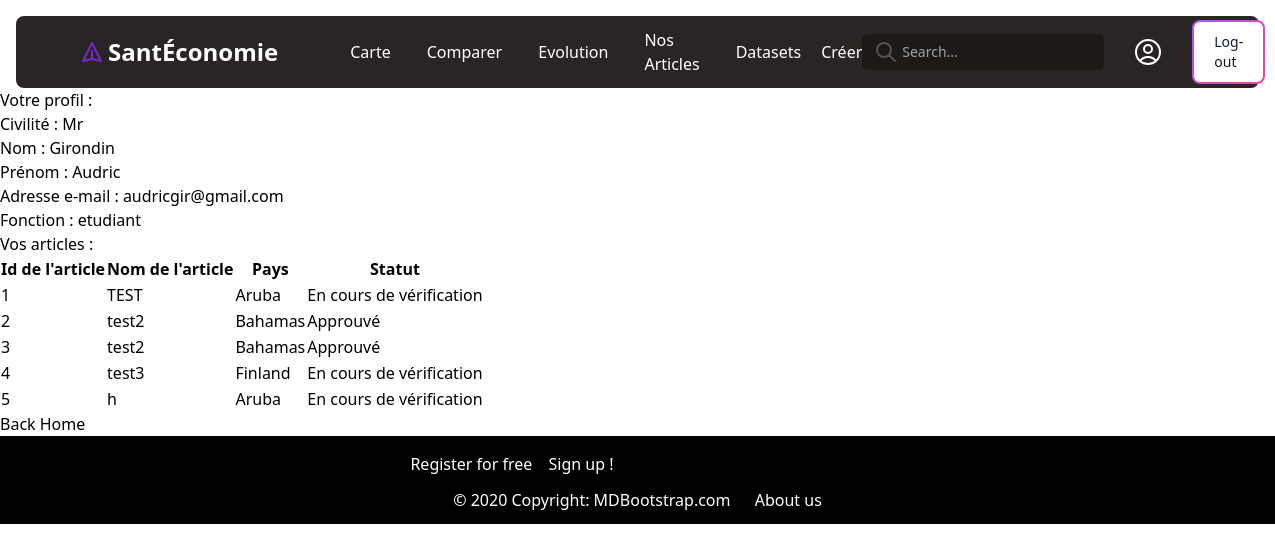
Screenshot of /profil.php (signed in) with the database file from the repository.
### tables this page shows
CREATE TABLE IF NOT EXISTS `sourcer` (
  `id_article` int(255) NOT NULL AUTO_INCREMENT,
  `id_users` int(255) NOT NULL,
  `auteur` varchar(100) NOT NULL,
  `Pays` varchar(100) NOT NULL,
  `Titre` varchar(100) NOT NULL,
  `article` text NOT NULL,
  `approuve` tinyint(1) NOT NULL,
  PRIMARY KEY (`id_article`),
  KEY `id_users` (`id_users`)
);

### profil.php (the view, shortened to what this page needs)
<!DOCTYPE html>
<html lang="fr">
<head>
   <link rel="stylesheet" type="text/css" href="site.css" />
   <script src="https://cdn.tailwindcss.com"></script>
</head>
<body>
   <nav class="bg-stone-800 text-white px-6 rounded-lg mt-4 mx-4">
      <div class="flex items-center justify-between">
         <div class="flex space-x-4">
            <div class="mx-8">
               <a href=" index.php" class="flex items-center py-5 px-2  hover:text-stone-400">
                  <svg class="h-6 w-6 mr-1 text-purple-700" xmlns="http://www.w3.org/2000/svg" fill="none"
                     viewBox="0 0 24 24" stroke="currentColor">
                     <path stroke-linecap="round" stroke-linejoin="round" stroke-width="2"
                        d="M12 19l9 2-9-18-9 18 9-2zm0 0v-8" />
                  </svg>
                  <span class="text-2xl font-bold">SantÉconomie</span>
               </a>
            </div>
            <div class="hidden md:flex items-center space-x-1">
               <a href="testmap.php" class="px-4 py-2">Carte</a>
               <a href="comparaison2.php" class="px-4 py-2">Comparer</a>
               <a href="evolutiontest.php" class="px-4 py-2">Evolution</a>
               <a href="nos-article.php" class="px-4 py-2">Nos Articles</a>
               <a href="datasets.php" class="px-4 py-2">Datasets</a>
               <?php
               if (!isset($_SESSION['client'])) {
               } else {
                  echo '<a href="create.php" class="mx-2">Créer</a>';
               } ?>
            </div>
         </div>
         <div class="hidden md:flex items-center space-x-1">
            <form method="GET" action="recherche.php">
               <div class="relative text-stone-600 focus-within:text-stone-400">
                  <span class="absolute inset-y-0 left-0 flex items-center pl-2">
                     <button type="submit" class="p-1 focus:outline-none focus:shadow-outline">
                        <svg fill="none" stroke="currentColor" stroke-linecap="round" stroke-linejoin="round"
                           stroke-width="2" viewBox="0 0 24 24" class="w-6 h-6">
                           <path d="M21 21l-6-6m2-5a7 7 0 11-14 0 7 7 0 0114 0z"></path>
                        </svg>
                     </button>
                  </span>
                  <input type="search" name="q"
                     class="py-2 text-sm text-white bg-stone-900 rounded-md pl-10 focus:outline-none focus:bg-stone-700 focus:text-white"
                     placeholder="Search..." autocomplete="off">
               </div>
            </form>
            <?php
            if (!isset($_SESSION['client'])) {
               echo '
               <a href="sign-in.php" class="flex items-center py-5 px-4">Sign-in
               <svg class="h-6 w-6 ml-2" xmlns="http://www.w3.org/2000/svg" fill="none" viewBox="0 0 24 24"
                  stroke-width="1.5" stroke="currentColor" class="w-6 h-6">
                  <path stroke-linecap="round" stroke-linejoin="round"
                     d="M17.982 18.725A7.488 7.488 0 0012 15.75a7.488 7.488 0 00-5.982 2.975m11.963 0a9 9 0 10-11.963 0m11.963 0A8.966 8.966 0 0112 21a8.966 8.966 0 01-5.982-2.275M15 9.75a3 3 0 11-6 0 3 3 0 016 0z" />
               </svg>
               </a>
               <a href="sign-up.php"
               class="relative inline-flex items-center justify-center p-0.5 mr-2 overflow-hidden text-sm font-medium text-gray-900 rounded-lg group bg-gradient-to-br from-purple-500 to-pink-500 group-hover:from-purple-500 group-hover:to-pink-500 hover:text-white dark:text-white focus:ring-4 focus:outline-none focus:ring-purple-200 dark:focus:ring-purple-800">
               <span
                  class="relative px-5 py-2.5 transition-all ease-in duration-75 bg-white dark:bg-gray-900 rounded-md group-hover:bg-opacity-0">
                  Sign-up
               </span>
            </a>';
            } else {
               echo '<a href="profil.php" class="mx-4"><svg class="h-8 w-8 mx-6" xmlns="http://www.w3.org/2000/svg" fill="none" viewBox="0 0 24 24"
                  stroke-width="1.5" stroke="currentColor" class="w-6 h-6">
                  <path stroke-linecap="round" stroke-linejoin="round"
                     d="M17.982 18.725A7.488 7.488 0 0012 15.75a7.488 7.488 0 00-5.982 2.975m11.963 0a9 9 0 10-11.963 0m11.963 0A8.966 8.966 0 0112 21a8.966 8.966 0 01-5.982-2.275M15 9.75a3 3 0 11-6 0 3 3 0 016 0z" />
               </svg></a>';
               echo '<a href="deconnexion.php" class="relative inline-flex items-center justify-center p-0.5 mr-2 overflow-hidden text-sm font-medium text-gray-900 rounded-lg group bg-gradient-to-br from-purple-500 to-pink-500 group-hover:from-purple-500 group-hover:to-pink-500 hover:text-white dark:text-white focus:ring-4 focus:outline-none focus:ring-purple-200 dark:focus:ring-purple-800">
               <span
                  class="relative px-5 py-2.5 transition-all ease-in duration-75 bg-white dark:bg-gray-900 rounded-md group-hover:bg-opacity-0">
                  Log-out
               </span></a>';
            }
            ?>
         </div>
      </div>
   </nav>
   <h3>Votre profil :</h3>
   <?php
   if (!isset($_SESSION['client'])) {
      echo "<p>Veuillez vous connecter</p>";
   } else {
      echo "<p>Civilité : " . $_SESSION['client']['genre'] . "</p>";
      echo "<p>Nom : " . $_SESSION['client']['Nom'] . "</p>";
      echo "<p>Prénom : " . $_SESSION['client']['Prenom'] . "</p>";
      echo "<p>Adresse e-mail : " . $_SESSION['client']['mail'] . "</p>";
      echo "<p> Fonction : " . $_SESSION['client']['fonction'] . "</p>";
      echo "<h3>Vos articles :</h3>";
      $bdd = getBD();
      $client_id = $_SESSION['client']['id_users'];
      $hist = $bdd->query("SELECT  `sourcer`.`id_article`, `sourcer`.`Titre`,`sourcer`.`Pays`,`sourcer`.`approuve` FROM `sourcer` JOIN `users`  on  `sourcer`.`id_users` = `users`.`id_users`WHERE `users`.`id_users`=$client_id");
      if ($hist->rowCount()==0){
         echo "<p>Vous n'avez pas encore créer d'article pour le moment.</p>";
      }
      else{
         echo '<table>
                  <thead>
                  <tr>
                     <th>Id de l\'article</th>
                     <th>Nom de l\'article</th>
                     <th>Pays</th>
                     <th>Statut</th>
                  </tr>
                  </thead>
                  <tbody>';
         while ($h = $hist->fetch()){
               echo '<tr>
                  <td>'.$h['id_article'].'</td>
                  <td>'.$h['Titre'].'</td>
                  <td>'.$h['Pays'].'</td>';
                  if ($h['approuve']== 0){
                     echo' <td>'."En cours de vérification".'</td>';
                  }
                  elseif ($h['approuve']==1){
                     echo' <td>'."Approuvé".'</td>';
                  }
         }
         echo '</tbody>
                  </table>';
      }
   }
   ?>
   <a href="index.php" class="btn btn-secondary">Back Home</a>
</body>
</html>
<section class="">
   <footer class="text-center text-white" style="background-color: black;">
      <div class="container p-4 pb-0">
         <section class="">
            <p class="d-flex justify-content-center align-items-center">
               <span class="me-3" style="color:white;">Register for free</span>
               <a href="sign-up.php" class="btn btn-light">Sign up !</a>
            </p>
         </section>
      </div>
      <div class="text-center p-3" style="background-color: black;">
         © 2020 Copyright:
         <a class="text-white" href="https://mdbootstrap.com/">MDBootstrap.com</a>
         <a href="contact.php" class="btn btn-light" style="margin-left:20px;">About us</a>
      </div>
   </footer>
</section>

### site.css (style rules this page uses)
html { line-height: 1.5; -webkit-text-size-adjust: 100%; -moz-tab-size: 4; -o-tab-size: 4; tab-size: 4; font-family: ui-sans-serif, system-ui, -apple-system, BlinkMacSystemFont, "Segoe UI", Roboto, "Helvetica Neue", Arial, "Noto Sans", sans-serif, "Apple Color Emoji", "Segoe UI Emoji", "Segoe UI Symbol", "Noto Color Emoji"; font-feature-settings: normal; }
body { margin: 0; line-height: inherit; }
h1, h2, h3, h4, h5, h6 { font-size: inherit; font-weight: inherit; }
a { color: inherit; text-decoration: inherit; }
table { text-indent: 0; border-color: inherit; border-collapse: collapse; }
button, input, optgroup, select, textarea { font-family: inherit; font-size: 100%; font-weight: inherit; line-height: inherit; color: inherit; margin: 0; padding: 0; }
button, select { text-transform: none; }
button, [type='button'], [type='reset'], [type='submit'] { -webkit-appearance: button; background-color: transparent; background-image: none; }
[type='search'] { -webkit-appearance: textfield; outline-offset: -2px; }
blockquote, dl, dd, h1, h2, h3, h4, h5, h6, hr, figure, p, pre { margin: 0; }
input::placeholder, textarea::placeholder { opacity: 1; color: #9ca3af; }
button, [role="button"] { cursor: pointer; }
img, svg, video, canvas, audio, iframe, embed, object { display: block; vertical-align: middle; }
.container { width: 100%; }
@media (min-width: 640px) { .container { max-width: 640px; } }
@media (min-width: 768px) { .container { max-width: 768px; } }
@media (min-width: 1024px) { .container { max-width: 1024px; } }
.absolute { position: absolute; }
.relative { position: relative; }
.mx-2 { margin-left: 0.5rem; margin-right: 0.5rem; }
.mx-4 { margin-left: 1rem; margin-right: 1rem; }
.mt-4 { margin-top: 1rem; }
.flex { display: flex; }
.hidden { display: none; }
.items-center { align-items: center; }
.justify-center { justify-content: center; }
.justify-between { justify-content: space-between; }
.rounded-lg { border-radius: 0.5rem; }
.rounded-md { border-radius: 0.375rem; }
.bg-white { --tw-bg-opacity: 1; background-color: rgb(255 255 255 / var(--tw-bg-opacity)); }
.p-1 { padding: 0.25rem; }
.p-3 { padding: 0.75rem; }
.p-4 { padding: 1rem; }
.px-4 { padding-left: 1rem; padding-right: 1rem; }
.px-6 { padding-left: 1.5rem; padding-right: 1.5rem; }
.py-2 { padding-top: 0.5rem; padding-bottom: 0.5rem; }
.pb-0 { padding-bottom: 0px; }
.text-center { text-align: center; }
.text-2xl { font-size: 1.5rem; line-height: 2rem; }
.font-bold { font-weight: 700; }
.text-gray-900 { --tw-text-opacity: 1; color: rgb(17 24 39 / var(--tw-text-opacity)); }
.text-white { --tw-text-opacity: 1; color: rgb(255 255 255 / var(--tw-text-opacity)); }
@media (min-width: 768px) { .md\:flex { display: flex; } }

### rows the page displays
sourcer: id_article "1", Titre "TEST", Pays "Aruba", approuve "En cours de vérification"
sourcer: id_article "2", Titre "test2", Pays "Bahamas", approuve "Approuvé"
sourcer: id_article "3", Titre "test2", Pays "Bahamas", approuve "Approuvé"
sourcer: id_article "4", Titre "test3", Pays "Finland", approuve "En cours de vérification"
sourcer: id_article "5", Titre "h", Pays "Aruba", approuve "En cours de vérification"

### other values shown
$_SESSION['client']['genre'] "Mr"
$_SESSION['client']['Nom'] "Girondin"
$_SESSION['client']['Prenom'] "Audric"
$_SESSION['client']['mail'] "audricgir@gmail.com"
$_SESSION['client']['fonction'] "etudiant"
